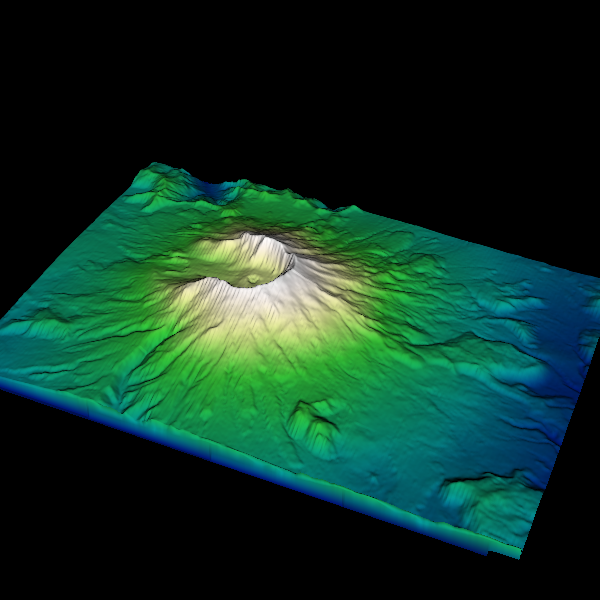

Python code for this plot:
#!/usr/bin/env python
# Demonstrate editing a contour widget on terrain data with terrain interpolation.

import os

import vtkmodules.vtkInteractionStyle  # noqa: F401
import vtkmodules.vtkRenderingFreeType  # noqa: F401
import vtkmodules.vtkRenderingOpenGL2  # noqa: F401

from vtkmodules.vtkCommonCore import vtkLookupTable
from vtkmodules.vtkFiltersCore import vtkPolyDataNormals
from vtkmodules.vtkFiltersGeneral import vtkWarpScalar
from vtkmodules.vtkFiltersGeometry import vtkImageDataGeometryFilter
from vtkmodules.vtkInteractionWidgets import (
    vtkContourWidget,
    vtkOrientedGlyphContourRepresentation,
    vtkTerrainContourLineInterpolator,
    vtkTerrainDataPointPlacer,
)
from vtkmodules.vtkIOImage import vtkDEMReader
from vtkmodules.vtkRenderingCore import (
    vtkActor,
    vtkPolyDataMapper,
    vtkRenderWindow,
    vtkRenderWindowInteractor,
    vtkRenderer,
)

# Source
data_dir = os.environ.get("VPE_DATA_DIR", os.path.dirname(os.path.abspath(__file__)))
dem_reader = vtkDEMReader()
dem_reader.SetFileName(os.path.join(data_dir, "SainteHelens.dem"))

# Filters
geometry_filter = vtkImageDataGeometryFilter()
geometry_filter.SetInputConnection(dem_reader.GetOutputPort())

warp_scalar = vtkWarpScalar()
warp_scalar.SetInputConnection(geometry_filter.GetOutputPort())
warp_scalar.SetScaleFactor(1)
warp_scalar.UseNormalOn()
warp_scalar.SetNormal(0, 0, 1)
warp_scalar.Update()

normals_filter = vtkPolyDataNormals()
normals_filter.SetInputConnection(warp_scalar.GetOutputPort())
normals_filter.SetFeatureAngle(60)
normals_filter.SplittingOff()
normals_filter.Update()

# LUT for height field
lo = dem_reader.GetOutput().GetScalarRange()[0]
hi = dem_reader.GetOutput().GetScalarRange()[1]

elevation_lut = vtkLookupTable()
elevation_lut.SetHueRange(0.6, 0)
elevation_lut.SetSaturationRange(1.0, 0)
elevation_lut.SetValueRange(0.5, 1.0)

# Mapper + Actor
dem_mapper = vtkPolyDataMapper()
dem_mapper.SetInputConnection(normals_filter.GetOutputPort())
dem_mapper.SetScalarRange(lo, hi)
dem_mapper.SetLookupTable(elevation_lut)

dem_actor = vtkActor()
dem_actor.SetMapper(dem_mapper)

# Renderer
renderer = vtkRenderer()
renderer.AddActor(dem_actor)

# Render window
render_window = vtkRenderWindow()
render_window.AddRenderer(renderer)
render_window.SetWindowName("terrain polyline editor")
render_window.SetMultiSamples(0)
render_window.SetSize(600, 600)

# Interactor
interactor = vtkRenderWindowInteractor()
interactor.SetRenderWindow(render_window)

# Widget
contour_widget = vtkContourWidget()
contour_rep = vtkOrientedGlyphContourRepresentation.SafeDownCast(
    contour_widget.GetRepresentation()
)
contour_rep.GetLinesProperty().SetColor(1.0, 0.0, 0.0)
contour_widget.SetInteractor(interactor)

point_placer = vtkTerrainDataPointPlacer()
point_placer.AddProp(dem_actor)
contour_rep.SetPointPlacer(point_placer)

interpolator = vtkTerrainContourLineInterpolator()
contour_rep.SetLineInterpolator(interpolator)
interpolator.SetImageData(dem_reader.GetOutput())

contour_widget.EnabledOn()

# Scene
camera = renderer.GetActiveCamera()
camera.SetViewUp(0, 0, 1)
camera.SetPosition(-99900, -21354, 131801)
camera.SetFocalPoint(41461, 41461, 2815)
renderer.ResetCamera()
camera.Dolly(1.2)
renderer.ResetCameraClippingRange()

interactor.Initialize()
interactor.Start()
